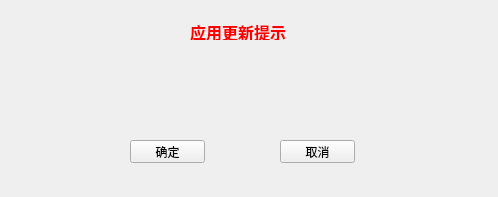
<?xml version="1.0" encoding="UTF-8"?>
<ui version="4.0">
 <class>Form</class>
 <widget class="QWidget" name="Form">
  <property name="geometry">
   <rect>
    <x>0</x>
    <y>0</y>
    <width>498</width>
    <height>197</height>
   </rect>
  </property>
  <property name="windowTitle">
   <string>Form</string>
  </property>
  <property name="styleSheet">
   <string notr="true">QPushButton[objectName=&quot;pushButton&quot;]{
background-color: rgb(0, 170, 255);
color: rgb(255, 255, 255);
}
QPushButton[objectName=&quot;pushButton_2&quot;]{
background-color: rgb(0, 165, 0);
color: rgb(255, 255, 255);
}
QWidget[objectName=&quot;Form&quot;]{
background-image: url(:/images/funcell_bg.png);
}


</string>
  </property>
  <widget class="QLabel" name="label">
   <property name="geometry">
    <rect>
     <x>190</x>
     <y>20</y>
     <width>111</width>
     <height>20</height>
    </rect>
   </property>
   <property name="text">
    <string>&lt;html&gt;&lt;head/&gt;&lt;body&gt;&lt;p&gt;&lt;span style=&quot; font-size:12pt; font-weight:600; color:#ff0000;&quot;&gt;应用更新提示&lt;/span&gt;&lt;/p&gt;&lt;/body&gt;&lt;/html&gt;</string>
   </property>
  </widget>
  <widget class="QPushButton" name="pushButton">
   <property name="geometry">
    <rect>
     <x>130</x>
     <y>140</y>
     <width>75</width>
     <height>23</height>
    </rect>
   </property>
   <property name="text">
    <string>确定</string>
   </property>
  </widget>
  <widget class="QPushButton" name="pushButton_2">
   <property name="geometry">
    <rect>
     <x>280</x>
     <y>140</y>
     <width>75</width>
     <height>23</height>
    </rect>
   </property>
   <property name="text">
    <string>取消</string>
   </property>
  </widget>
 </widget>
 <resources>
  <include location="../../WorkSpace_python/mypack/res.qrc"/>
 </resources>
 <connections/>
</ui>
